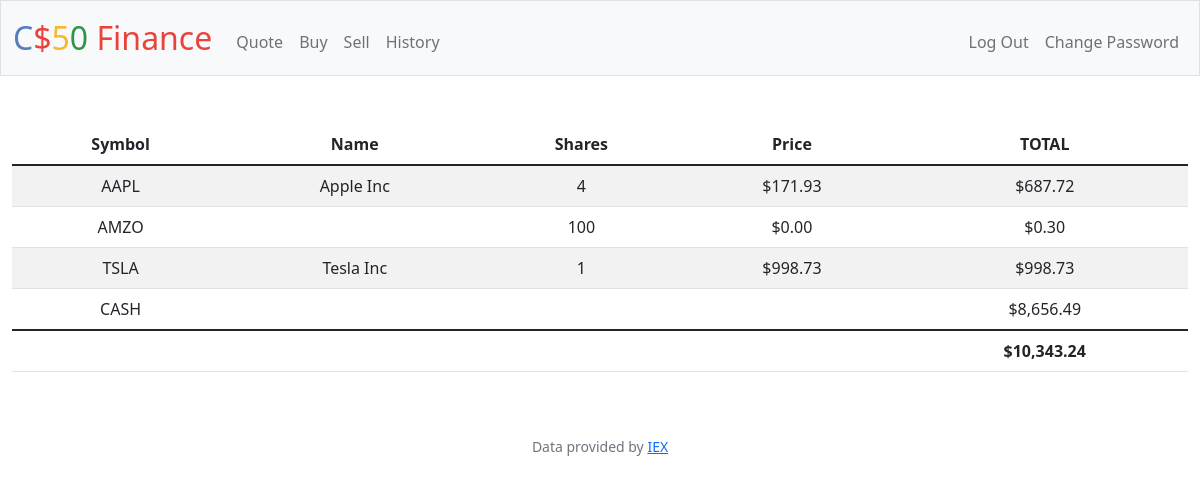
/ (signed in), run on the app's committed database.
### tables this page shows
CREATE TABLE transactions (
id INTEGER PRYMARY KEY,
user_id INTEGER NOT NULL,
name TEXT NOT NULL,
shares INTEGER NOT NULL,
price NUMERIC NOT NULL,
type TEXT NOT NULL,
symbol TEXT NOT NULL,
time TIMESTAMP DEFAULT CURRENT_TIMESTAMP,
FOREIGN KEY(user_id) REFERENCES users(id)
);

CREATE TABLE users (id INTEGER PRIMARY KEY AUTOINCREMENT NOT NULL, username TEXT NOT NULL, hash TEXT NOT NULL, cash NUMERIC NOT NULL DEFAULT 10000.00);

### app.py (the view)
@app.route("/", methods=['GET', 'POST'])
@login_required
def index():
    user_id = session['user_id']
    ''' select data from database '''
    portfolio = db.execute('SELECT symbol, name, sum(shares) as tot_shares, price FROM transactions WHERE user_id = ? GROUP BY symbol', user_id)
    cash = db.execute('SELECT cash FROM users WHERE id = ?', user_id)[0]['cash']
    """ total cash ins each stock """
    total = cash
    for stock in portfolio:
        total += stock['tot_shares'] * stock['price']
    return render_template('index.html', portfolio=portfolio, cash=cash, usd=usd, total=total)

### app.py (called while the page is built)
@app.after_request
def after_request(response):
    response.headers["Cache-Control"] = "no-cache, no-store, must-revalidate"
    response.headers["Expires"] = 0
    response.headers["Pragma"] = "no-cache"
    return response

### helpers.py (called while the page is built)
def login_required(f):
    @wraps(f)
    def decorated_function(*args, **kwargs):
        if session.get("user_id") is None:
            return redirect("/login")
        return f(*args, **kwargs)
    return decorated_function

def usd(value):
    return f"${value:,.2f}"

### templates/index.html (shortened to what this page needs)
{% extends "layout.html" %}
{% block main %}
<table class="table table-striped">
    <thead>
        <tr>
            <th> Symbol </th>
            <th> Name </th>
            <th> Shares </th>
            <th> Price </th>
            <th> TOTAL </th>
        </tr>
    </thead>
    <tbody>
        {% for stock in portfolio %}
            <tr>
                <td> {{ stock['symbol'] }} </td>
                <td> {{ stock['name'] }} </td>
                <td> {{ stock['tot_shares'] }} </td>
                <td> {{ usd(stock['price']) }} </td>
                <td> {{ usd(stock['tot_shares'] * stock['price']) }} </td>
            </tr>
        {% endfor %}
        <tr>
            <td> CASH </td>
            <td colspan='3'> </td>
            <td> {{ usd(cash) }} </td>
        </tr>
    </tbody>
    <tfoot>
        <td colspan='4'></td>
        <td><strong> {{usd(total)}} </strong></td>
    </tfoot>
</table>
{% endblock %}

### templates/layout.html (shortened to what this page needs)
<!DOCTYPE html>
<html lang="en">
    <head>
        <link href="https://cdn.jsdelivr.net/npm/bootstrap@5.1.3/dist/css/bootstrap.min.css" rel="stylesheet">
        <link href="/static/styles.css" rel="stylesheet">
    </head>
    <body>
        <nav class="bg-light border navbar navbar-expand-md navbar-light">
            <div class="container-fluid">
                <a class="navbar-brand" href="/"><span class="blue">C</span><span class="red">$</span><span class="yellow">5</span><span class="green">0</span> <span class="red">Finance</span></a>
                <div class="collapse navbar-collapse" id="navbar">
                    {% if session["user_id"] %}
                        <ul class="navbar-nav me-auto mt-2">
                            <li class="nav-item"><a class="nav-link" href="/quote">Quote</a></li>
                            <li class="nav-item"><a class="nav-link" href="/buy">Buy</a></li>
                            <li class="nav-item"><a class="nav-link" href="/sell">Sell</a></li>
                            <li class="nav-item"><a class="nav-link" href="/history">History</a></li>
                        </ul>
                        <ul class="navbar-nav ms-auto mt-2">
                            <li class="nav-item"><a class="nav-link" href="/logout">Log Out</a></li>
                            <li class="nav-item"><a class="nav-link" href="/change_password">Change Password</a></li>
                        </ul>
                    {% else %}
                        <ul class="navbar-nav ms-auto mt-2">
                            <li class="nav-item"><a class="nav-link" href="/register">Register</a></li>
                            <li class="nav-item"><a class="nav-link" href="/login">Log In</a></li>
                        </ul>
                    {% endif %}
                </div>
            </div>
        </nav>
        <main class="container-fluid py-5 text-center">
            {% block main %}{% endblock %}
        </main>
        <footer class="mb-5 small text-center text-muted">
            Data provided by <a href="https://iexcloud.io/">IEX</a>
        </footer>
    </body>
</html>

### static/styles.css (style rules this page uses)
nav .navbar-brand { font-size: xx-large; }
nav .navbar-brand .blue { color: #537fbe; }
nav .navbar-brand .red { color: #ea433b; }
nav .navbar-brand .yellow { color: #f5b82e; }
nav .navbar-brand .green { color: #2e944b; }

### data on the page
transactions: symbol "AAPL", name "Apple Inc", tot_shares "4", price "$171.93", tot_shares "$687.72"
transactions: symbol "TSLA", name "Tesla Inc", tot_shares "1", price "$998.73", usd(stock['tot_shares']*stock['price']) "$998.73"
users: cash "$8,656.49"

### other printed values
{{ stock['symbol'] }} "AMZO"
{{ stock['tot_shares'] }} "100"
{{ usd(stock['price']) }} "$0.00"
{{ usd(stock['tot_shares'] * stock['price']) }} "$0.30"
{{ usd(total) }} "$10,343.24"
